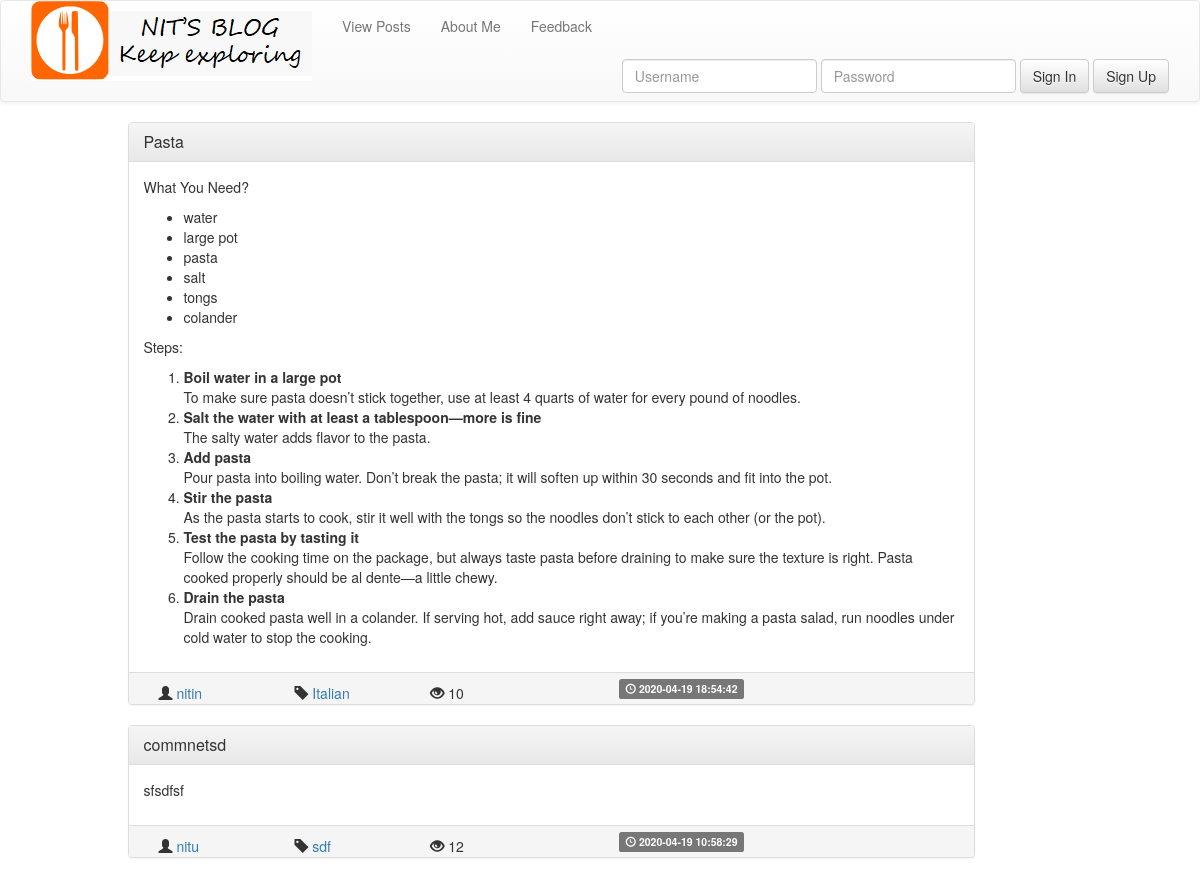
Page /posts/posts.php on the committed database.
### tables this page shows
CREATE TABLE `posts` (
  `postID` int(11) NOT NULL,
  `postTitle` varchar(200) NOT NULL,
  `postDesc` varchar(10000) NOT NULL,
  `postTime` timestamp NOT NULL DEFAULT current_timestamp() ON UPDATE current_timestamp(),
  `postTag` varchar(40) NOT NULL,
  `postAuthor` varchar(40) NOT NULL
);

CREATE TABLE `user_post` (
  `postAuthor` varchar(40) NOT NULL,
  `postID` int(11) NOT NULL,
  `postLikes` int(11) NOT NULL DEFAULT 0,
  `postDisLikes` int(11) NOT NULL,
  `postComments` int(11) NOT NULL DEFAULT 0,
  `postViews` int(11) NOT NULL DEFAULT 0
);

### include/algos.php (called while the page is built, shortened)
<?php
return 0;
?>
<?php
function showViews($id , $author)  {
  include("../db/dbconnect.php");
  $query="SELECT *
          FROM user_post
          WHERE postID='$id'
          ";
  $result=mysqli_query($conn , $query);
  if($result) {
      if(mysqli_num_rows($result)==1) {
        while($row=mysqli_fetch_assoc($result)) {
            return $row['postViews'];
        }
      } else {
        return 0;
      }
  }
  return 0;
}
?>

### include/frame_post.php (the view, shortened to what this page needs)
<?php
	include_once("bootstrap_cdn.php");
?>
<div class="container">
		<div class="row">
			<div class="col-md-9 col-md-offset-1">
			<div class="panel panel-default">
		  		<div class="panel-heading">
		    		<h3 class="panel-title">
		    			<a href=<?php echo "post.php?id="; echo $id; ?> ><?php echo $title; ?></a>
		    		</h3>
		  		</div>
		  		<div class="panel-body">
						<?php
							echo $desc;
		    		?>
		  		</div>
		  		<div class="panel-footer">
						<span class="col-sm-2">
				  			<span class="glyphicon glyphicon-user" aria-hidden="true"></span>
				  			<a href=<?php echo "../users/profile.php?user="; echo $author; ?> >
										<?php echo $author?>
				  			</a>
					</span>
					<span class="col-sm-2">
							<span class="glyphicon glyphicon-tag" aria-hidden="true"></span>
			  			<a href=<?php echo "post.php?tags="; echo $tags; ?> >
									<?php echo $tags;?>
			  			</a>
					</span>
						<span class="col-sm-3">
							<?php
								 if(isset($views)) {
									 echo "<span class='glyphicon glyphicon-eye-open' aria-hidden='true'></span>"." ".$views;
								 }
							?>
						</span>
		  			<span class="label label-default">
							<span class="glyphicon glyphicon-time" aria-hidden="true"></span> <?php echo $time ?>
						</span>
		  		</div>
			</div>
		</div>
		</div>
</div>

### posts/posts.php (shortened to what this page needs)
<?php
include("../include/url_posts.php");
include_once("../include/algos.php");
 ?>
<?php
	$query="SELECT * FROM posts ORDER BY postTime DESC";
	$result=mysqli_query($conn , $query);
	if(mysqli_num_rows($result) > 0) {
		while($post=mysqli_fetch_assoc($result)) {
					$id=$post['postID'];
					$title=$post['postTitle'];
					$desc=$post['postDesc'];
					$tags=$post['postTag'];
					$author=$post['postAuthor'];
					$time=$post['postTime'];
          $views=showViews($id,$author);
					include("../include/frame_post.php");
		}
	}
	else
	{
		 ?>
		<div class="row">
	<div class="bg"></div>
</div>
<?php	}
?>

### rows in the picture
posts: postTitle "Pasta", postDesc "What You Need? water large pot pasta salt tongs colander Steps: Boil water in a large pot To make sure pasta doesn’t stick together, use at least 4 quarts of water for every pound of noodles. Salt the water with at least a tablespoon—more is fine The salty water adds flavor to the pasta. Add pasta Pour pasta into boiling water. Don’t break the pasta; it will soften up within 30 seconds and fit into the pot. Stir the pasta As the pasta starts to cook, stir it well with the tongs so the noodles don’t stick to each other (or the pot). Test the pasta by tasting it Follow the cooking time on the package, but always taste pasta before draining to make sure the texture is right. Pasta cooked…", postAuthor "nitin", postTag "Italian", views "10", postTime "2020-04-19 18:54:42"
posts: postTitle "commnetsd", postDesc "sfsdfsf", postAuthor "nitu", postTag "sdf", views "12", postTime "2020-04-19 10:58:29"
